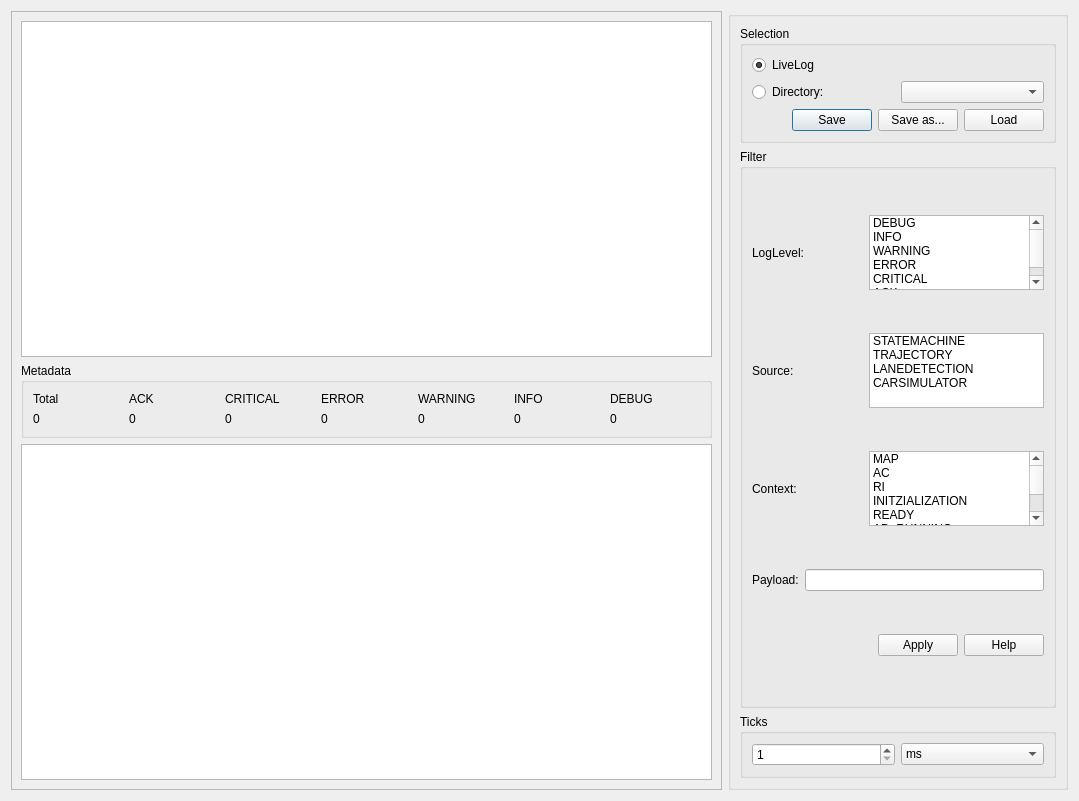
<?xml version="1.0" encoding="UTF-8"?>
<ui version="4.0">
 <class>dialog_log_analyzer</class>
 <widget class="QDialog" name="dialog_log_analyzer">
  <property name="geometry">
   <rect>
    <x>0</x>
    <y>0</y>
    <width>1079</width>
    <height>801</height>
   </rect>
  </property>
  <property name="sizePolicy">
   <sizepolicy hsizetype="Preferred" vsizetype="Preferred">
    <horstretch>0</horstretch>
    <verstretch>0</verstretch>
   </sizepolicy>
  </property>
  <property name="windowTitle">
   <string>Dialog</string>
  </property>
  <layout class="QGridLayout" name="gridLayout">
   <item row="0" column="0">
    <layout class="QVBoxLayout" name="verticalLayout_5">
     <item>
      <widget class="QScrollArea" name="scrollArea">
       <property name="widgetResizable">
        <bool>true</bool>
       </property>
       <widget class="QWidget" name="scrollAreaWidgetContents">
        <property name="geometry">
         <rect>
          <x>0</x>
          <y>0</y>
          <width>703</width>
          <height>779</height>
         </rect>
        </property>
        <layout class="QVBoxLayout" name="verticalLayout_6">
         <item>
          <widget class="QChartView" name="graphicsView"/>
         </item>
         <item>
          <widget class="QGroupBox" name="groupBox_4">
           <property name="sizePolicy">
            <sizepolicy hsizetype="Preferred" vsizetype="Preferred">
             <horstretch>0</horstretch>
             <verstretch>0</verstretch>
            </sizepolicy>
           </property>
           <property name="title">
            <string>Metadata</string>
           </property>
           <layout class="QHBoxLayout" name="horizontalLayout_7">
            <item>
             <layout class="QGridLayout" name="gridLayout_4">
              <item row="1" column="5">
               <widget class="QLabel" name="label_info">
                <property name="text">
                 <string>0</string>
                </property>
               </widget>
              </item>
              <item row="0" column="1">
               <widget class="QLabel" name="label_5">
                <property name="text">
                 <string>ACK</string>
                </property>
               </widget>
              </item>
              <item row="0" column="2">
               <widget class="QLabel" name="label_6">
                <property name="text">
                 <string>CRITICAL</string>
                </property>
               </widget>
              </item>
              <item row="0" column="3">
               <widget class="QLabel" name="label_7">
                <property name="text">
                 <string>ERROR</string>
                </property>
               </widget>
              </item>
              <item row="1" column="4">
               <widget class="QLabel" name="label_warning">
                <property name="text">
                 <string>0</string>
                </property>
               </widget>
              </item>
              <item row="1" column="1">
               <widget class="QLabel" name="label_ack">
                <property name="text">
                 <string>0</string>
                </property>
               </widget>
              </item>
              <item row="0" column="4">
               <widget class="QLabel" name="label_8">
                <property name="text">
                 <string>WARNING</string>
                </property>
               </widget>
              </item>
              <item row="1" column="3">
               <widget class="QLabel" name="label_error">
                <property name="text">
                 <string>0</string>
                </property>
               </widget>
              </item>
              <item row="0" column="0">
               <widget class="QLabel" name="label">
                <property name="text">
                 <string>Total</string>
                </property>
               </widget>
              </item>
              <item row="1" column="0">
               <widget class="QLabel" name="label_total">
                <property name="text">
                 <string>0</string>
                </property>
               </widget>
              </item>
              <item row="0" column="5">
               <widget class="QLabel" name="label_9">
                <property name="text">
                 <string>INFO</string>
                </property>
               </widget>
              </item>
              <item row="1" column="2">
               <widget class="QLabel" name="label_critical">
                <property name="text">
                 <string>0</string>
                </property>
               </widget>
              </item>
              <item row="0" column="6">
               <widget class="QLabel" name="label_10">
                <property name="text">
                 <string>DEBUG</string>
                </property>
               </widget>
              </item>
              <item row="1" column="6">
               <widget class="QLabel" name="label_debug">
                <property name="text">
                 <string>0</string>
                </property>
               </widget>
              </item>
             </layout>
            </item>
           </layout>
          </widget>
         </item>
         <item>
          <widget class="QTableView" name="tableView"/>
         </item>
        </layout>
       </widget>
      </widget>
     </item>
    </layout>
   </item>
   <item row="0" column="1">
    <widget class="QGroupBox" name="groupBox_3">
     <property name="sizePolicy">
      <sizepolicy hsizetype="Fixed" vsizetype="Preferred">
       <horstretch>0</horstretch>
       <verstretch>0</verstretch>
      </sizepolicy>
     </property>
     <property name="title">
      <string/>
     </property>
     <layout class="QVBoxLayout" name="verticalLayout_4">
      <item>
       <widget class="QGroupBox" name="groupBox_2">
        <property name="sizePolicy">
         <sizepolicy hsizetype="Preferred" vsizetype="Preferred">
          <horstretch>0</horstretch>
          <verstretch>0</verstretch>
         </sizepolicy>
        </property>
        <property name="title">
         <string>Selection</string>
        </property>
        <layout class="QVBoxLayout" name="verticalLayout_3">
         <item>
          <layout class="QVBoxLayout" name="verticalLayout">
           <item>
            <widget class="QRadioButton" name="liveLogButton">
             <property name="text">
              <string>LiveLog</string>
             </property>
             <property name="checked">
              <bool>true</bool>
             </property>
            </widget>
           </item>
           <item>
            <layout class="QHBoxLayout" name="horizontalLayout">
             <item>
              <widget class="QRadioButton" name="directoryButton">
               <property name="text">
                <string>Directory:</string>
               </property>
              </widget>
             </item>
             <item>
              <widget class="QComboBox" name="historyBox">
               <property name="sizePolicy">
                <sizepolicy hsizetype="Fixed" vsizetype="Fixed">
                 <horstretch>0</horstretch>
                 <verstretch>0</verstretch>
                </sizepolicy>
               </property>
               <property name="maximumSize">
                <size>
                 <width>180</width>
                 <height>16777215</height>
                </size>
               </property>
               <property name="currentIndex">
                <number>-1</number>
               </property>
               <property name="minimumContentsLength">
                <number>0</number>
               </property>
               <property name="duplicatesEnabled">
                <bool>false</bool>
               </property>
              </widget>
             </item>
            </layout>
           </item>
          </layout>
         </item>
         <item>
          <layout class="QHBoxLayout" name="horizontalLayout_2">
           <item>
            <spacer name="horizontalSpacer_2">
             <property name="orientation">
              <enum>Qt::Horizontal</enum>
             </property>
             <property name="sizeHint" stdset="0">
              <size>
               <width>40</width>
               <height>20</height>
              </size>
             </property>
            </spacer>
           </item>
           <item>
            <widget class="QPushButton" name="saveButton">
             <property name="toolTip">
              <string comment="Please select first a file in the combo box to save changes under this file" extracomment="Please select first a file in the combo box to save changes under this file"/>
             </property>
             <property name="toolTipDuration">
              <number>3000</number>
             </property>
             <property name="text">
              <string>Save</string>
             </property>
            </widget>
           </item>
           <item>
            <widget class="QPushButton" name="saveAsButton">
             <property name="text">
              <string>Save as...</string>
             </property>
            </widget>
           </item>
           <item>
            <widget class="QPushButton" name="loadButton">
             <property name="text">
              <string>Load</string>
             </property>
            </widget>
           </item>
          </layout>
         </item>
        </layout>
       </widget>
      </item>
      <item>
       <widget class="QGroupBox" name="groupBox">
        <property name="title">
         <string>Filter</string>
        </property>
        <layout class="QVBoxLayout" name="verticalLayout_2">
         <item>
          <layout class="QHBoxLayout" name="horizontalLayout_3">
           <item>
            <widget class="QLabel" name="label_2">
             <property name="text">
              <string>LogLevel:</string>
             </property>
            </widget>
           </item>
           <item>
            <widget class="QListWidget" name="logLevelListWidget">
             <property name="sizePolicy">
              <sizepolicy hsizetype="Expanding" vsizetype="Expanding">
               <horstretch>0</horstretch>
               <verstretch>0</verstretch>
              </sizepolicy>
             </property>
             <property name="maximumSize">
              <size>
               <width>175</width>
               <height>75</height>
              </size>
             </property>
             <item>
              <property name="text">
               <string>DEBUG</string>
              </property>
              <property name="checkState">
               <enum>Unchecked</enum>
              </property>
             </item>
             <item>
              <property name="text">
               <string>INFO</string>
              </property>
              <property name="checkState">
               <enum>Unchecked</enum>
              </property>
             </item>
             <item>
              <property name="text">
               <string>WARNING</string>
              </property>
              <property name="checkState">
               <enum>Unchecked</enum>
              </property>
             </item>
             <item>
              <property name="text">
               <string>ERROR</string>
              </property>
              <property name="checkState">
               <enum>Unchecked</enum>
              </property>
             </item>
             <item>
              <property name="text">
               <string>CRITICAL</string>
              </property>
              <property name="checkState">
               <enum>Unchecked</enum>
              </property>
             </item>
             <item>
              <property name="text">
               <string>ACK</string>
              </property>
              <property name="checkState">
               <enum>Unchecked</enum>
              </property>
             </item>
            </widget>
           </item>
          </layout>
         </item>
         <item>
          <layout class="QHBoxLayout" name="horizontalLayout_4">
           <item>
            <widget class="QLabel" name="label_3">
             <property name="text">
              <string>Source:</string>
             </property>
            </widget>
           </item>
           <item>
            <widget class="QListWidget" name="sourceListWidget">
             <property name="maximumSize">
              <size>
               <width>175</width>
               <height>75</height>
              </size>
             </property>
             <item>
              <property name="text">
               <string>STATEMACHINE</string>
              </property>
              <property name="checkState">
               <enum>Unchecked</enum>
              </property>
             </item>
             <item>
              <property name="text">
               <string>TRAJECTORY</string>
              </property>
              <property name="checkState">
               <enum>Unchecked</enum>
              </property>
             </item>
             <item>
              <property name="text">
               <string>LANEDETECTION</string>
              </property>
              <property name="checkState">
               <enum>Unchecked</enum>
              </property>
             </item>
             <item>
              <property name="text">
               <string>CARSIMULATOR</string>
              </property>
              <property name="checkState">
               <enum>Unchecked</enum>
              </property>
             </item>
            </widget>
           </item>
          </layout>
         </item>
         <item>
          <layout class="QHBoxLayout" name="horizontalLayout_5">
           <item>
            <widget class="QLabel" name="label_4">
             <property name="text">
              <string>Context:</string>
             </property>
            </widget>
           </item>
           <item>
            <widget class="QListWidget" name="contextListWidget">
             <property name="maximumSize">
              <size>
               <width>175</width>
               <height>75</height>
              </size>
             </property>
             <item>
              <property name="text">
               <string>MAP</string>
              </property>
              <property name="checkState">
               <enum>Unchecked</enum>
              </property>
             </item>
             <item>
              <property name="text">
               <string>AC</string>
              </property>
              <property name="checkState">
               <enum>Unchecked</enum>
              </property>
             </item>
             <item>
              <property name="text">
               <string>RI</string>
              </property>
              <property name="checkState">
               <enum>Unchecked</enum>
              </property>
             </item>
             <item>
              <property name="text">
               <string>INITZIALIZATION</string>
              </property>
              <property name="checkState">
               <enum>Unchecked</enum>
              </property>
             </item>
             <item>
              <property name="text">
               <string>READY</string>
              </property>
              <property name="checkState">
               <enum>Unchecked</enum>
              </property>
             </item>
             <item>
              <property name="text">
               <string>AD_RUNNING</string>
              </property>
              <property name="checkState">
               <enum>Unchecked</enum>
              </property>
             </item>
             <item>
              <property name="text">
               <string>RC_RUNNING</string>
              </property>
              <property name="checkState">
               <enum>Unchecked</enum>
              </property>
             </item>
             <item>
              <property name="text">
               <string>EMERGENCY</string>
              </property>
              <property name="checkState">
               <enum>Unchecked</enum>
              </property>
             </item>
            </widget>
           </item>
          </layout>
         </item>
         <item>
          <layout class="QHBoxLayout" name="horizontalLayout_9">
           <item>
            <widget class="QLabel" name="label_11">
             <property name="text">
              <string>Payload:</string>
             </property>
            </widget>
           </item>
           <item>
            <widget class="QLineEdit" name="payloadLineEdit"/>
           </item>
          </layout>
         </item>
         <item>
          <layout class="QHBoxLayout" name="horizontalLayout_6">
           <item>
            <spacer name="horizontalSpacer">
             <property name="orientation">
              <enum>Qt::Horizontal</enum>
             </property>
             <property name="sizeHint" stdset="0">
              <size>
               <width>40</width>
               <height>20</height>
              </size>
             </property>
            </spacer>
           </item>
           <item>
            <widget class="QPushButton" name="applyButton">
             <property name="text">
              <string>Apply</string>
             </property>
            </widget>
           </item>
           <item>
            <widget class="QPushButton" name="pushButton_3">
             <property name="text">
              <string>Help</string>
             </property>
            </widget>
           </item>
          </layout>
         </item>
        </layout>
       </widget>
      </item>
      <item>
       <widget class="QGroupBox" name="groupBox_4">
        <property name="sizePolicy">
         <sizepolicy hsizetype="Preferred" vsizetype="Preferred">
          <horstretch>0</horstretch>
          <verstretch>0</verstretch>
         </sizepolicy>
        </property>
        <property name="title">
         <string>Ticks</string>
        </property>
        <layout class="QVBoxLayout" name="verticalLayout_7">
         <item>
          <layout class="QGridLayout" name="gridLayout_3">
           <item row="0" column="0">
            <widget class="QSpinBox" name="spinBox">
             <property name="minimum">
              <number>1</number>
             </property>
             <property name="maximum">
              <number>999</number>
             </property>
            </widget>
           </item>
           <item row="0" column="1">
            <widget class="QComboBox" name="comboBox_3">
             <item>
              <property name="text">
               <string>ms</string>
              </property>
             </item>
             <item>
              <property name="text">
               <string>s</string>
              </property>
             </item>
             <item>
              <property name="text">
               <string>min</string>
              </property>
             </item>
             <item>
              <property name="text">
               <string/>
              </property>
             </item>
            </widget>
           </item>
          </layout>
         </item>
        </layout>
       </widget>
      </item>
     </layout>
    </widget>
   </item>
  </layout>
 </widget>
 <customwidgets>
  <customwidget>
   <class>QChartView</class>
   <extends>QGraphicsView</extends>
   <header>QtCharts</header>
  </customwidget>
 </customwidgets>
 <resources/>
 <connections/>
</ui>
